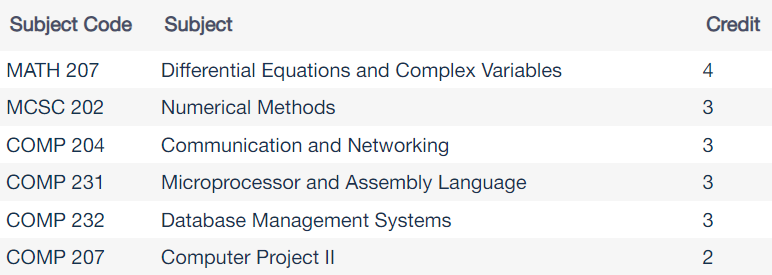
#> input picture ml-algo/ocr_nlp/media/semester-4.png, 772 x 275 px
$ jupyter execute --allow-errors subject_list_processing.ipynb
#> lines starting #> are read from the running program, lines starting #| are printed output that depends on the picture; after the words box and inside, x2 and y2 are one past the last pixel; in counts of white or black regions, pixels touching at a corner belong together
[cell 1]
# import torch
# torch.cuda.is_available()

[cell 2]
import cv2
import numpy as np
from PIL import Image
import pytesseract
import json

[cell 3]
img_file = "media/semester-4.png"

[cell 4]
img = Image.open(img_file)
#> img is the input picture: PIL image 772x275 RGBA; mean R, G, B, A 238.9, 239.7, 240.8, 255

#> (a cell that did not finish here is left out)

[cell 6]
image = cv2.imread(img_file)

[cell 7]
# Firstly converting the image to grayscale
gray = cv2.cvtColor(image, cv2.COLOR_BGR2GRAY)
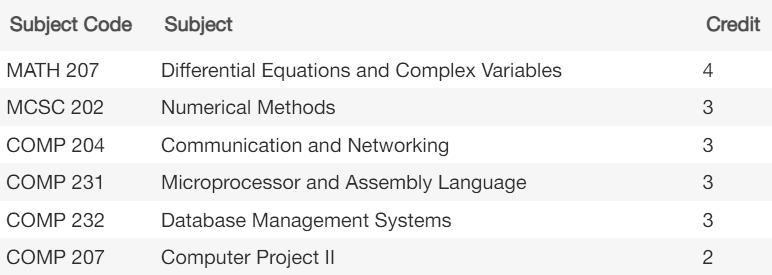
#> gray: shape (275, 772); min 44, max 255, mean 239.6
blurred = cv2.GaussianBlur(gray, (5, 5), 0)
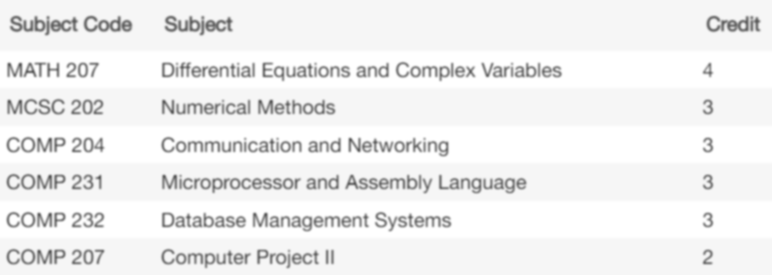
#> blurred: shape (275, 772); min 92, max 255, mean 239.6

[cell 8]
# Convert into binary image
_, thresh = cv2.threshold(blurred, 0, 255, cv2.THRESH_BINARY_INV + cv2.THRESH_OTSU)
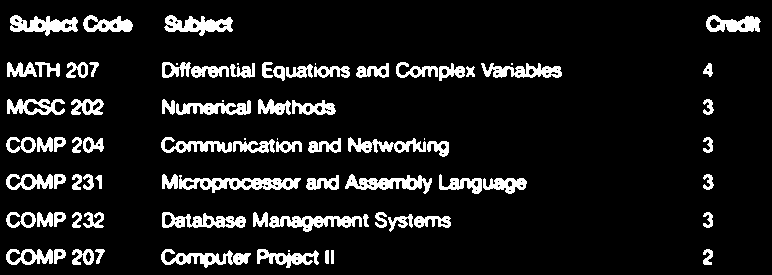
#> thresh: shape (275, 772); 10.3% white; 83 white regions (9 under 20 px), largest, box (x1, y1, x2, y2) and area: (179, 175, 301, 193) 1041, (269, 216, 362, 232) 796, (345, 174, 432, 194) 789
cv2.imwrite('temp/binary_image.png', thresh)
#> Out = True

[cell 9]
kernel = cv2.getStructuringElement(cv2.MORPH_RECT, (10, 2)) # creating a kernel of 10x2
dilated = cv2.dilate(thresh, kernel, iterations=1) # dilating means white thickening of text (if text color is white and background is black in binary)
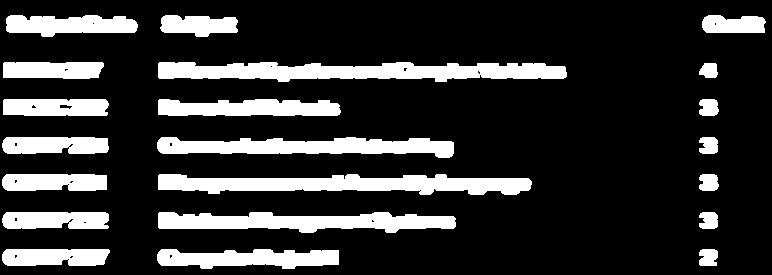
#> dilated: shape (275, 772); 19.3% white; 21 white regions
cv2.imwrite('temp/white_thickend_dilated.png', dilated)
#> Out = True

[cell 10]
# identify contours-> contours are boxes/area which defines the boundary inside an image
contours, _ = cv2.findContours(dilated, cv2.RETR_EXTERNAL, cv2.CHAIN_APPROX_SIMPLE)
#> contours = 21 contours; largest, box (x1, y1, x2, y2) and area: (158, 62, 567, 82) 5454, (158, 174, 532, 195) 4902, (158, 212, 456, 233) 3925, (157, 137, 454, 158) 3800, (157, 249, 339, 269) 2478

[cell 11]
# Extract and sort bounding boxes into rows
boxes = [cv2.boundingRect(c) for c in contours]
#> boxes = 21 items, first 6: (699, 249, 19, 17), (157, 249, 182, 20), (2, 249, 108, 17), (699, 212, 19, 17), (158, 212, 298, 21), (2, 212, 107, 17)
boxes = sorted(boxes, key=lambda b: (b[1], b[0]))  # sort top to bottom, then left to right
#> boxes = 21 items, first 6: (6, 15, 132, 22), (160, 15, 78, 22), (702, 15, 64, 18), (3, 62, 101, 17), (158, 62, 409, 20), (699, 63, 19, 15)

[cell 12]
rows = []
current_row = []
row_y_threshold = 15

for box in boxes:
    x, y, w, h = box #getting the coordinates of bounding boxes
    if not current_row:
        current_row.append(box)
    else:
        if abs(y - current_row[-1][1]) <= row_y_threshold:
            current_row.append(box)
        else:
            rows.append(sorted(current_row, key=lambda b: b[0]))  # sort left to right
            current_row = [box]
#> this loop made 21 passes
#> (x, y, w, h) on passes 1 to 12: (6, 15, 132, 22), (160, 15, 78, 22), (702, 15, 64, 18), (3, 62, 101, 17), (158, 62, 409, 20), (699, 63, 19, 15), (3, 99, 106, 17), (158, 99, 183, 17), (699, 99, 20, 17), (2, 137, 107, 17), (157, 137, 297, 21), (699, 137, 19, 17)
#> after the loop, rows = 6 items
if current_row:
    rows.append(sorted(current_row, key=lambda b: b[0]))

table = []
#> (the rest of this cell did not finish here and is left out)

$ run again, with ml-algo/ocr_nlp/media/semester-1.png copied over ml-algo/ocr_nlp/media/semester-4.png
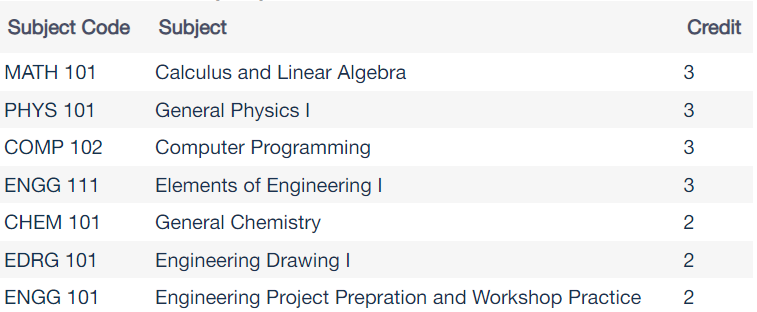
#> input picture ml-algo/ocr_nlp/media/semester-1.png, 757 x 312 px
#> img is the input picture: PIL image 757x312 RGBA; mean R, G, B, A 240.5, 241.2, 242.3, 255
#> `_, thresh = cv2.threshold(blurred, 0, 255, cv2.THRESH_BINARY_INV + cv2..`:
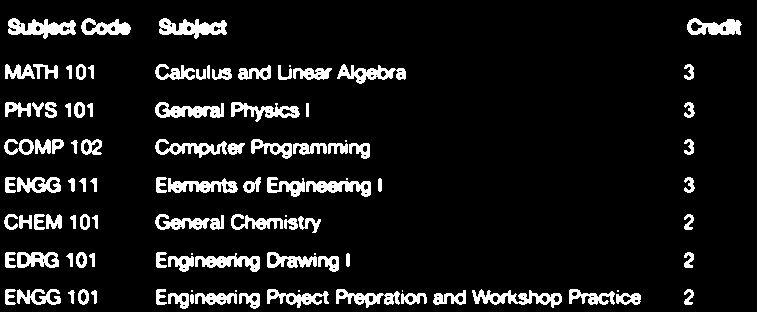
#> thresh: shape (312, 757); 9.3% white; 105 white regions (11 under 20 px), largest, box (x1, y1, x2, y2) and area: (8, 18, 76, 39) 780, (159, 18, 227, 39) 780, (472, 289, 562, 308) 743
#> `cv2.imwrite('temp/binary_image.png', thresh)`: Out = True
#> `dilated = cv2.dilate(thresh, kernel, iterations=1)`:
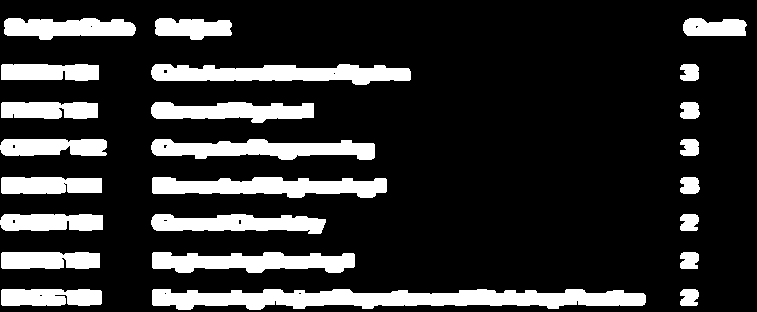
#> dilated: shape (312, 757); 18.2% white; 24 white regions
#> contours = 24 contours; largest, box (x1, y1, x2, y2) and area: (152, 289, 646, 310) 6627, (151, 64, 411, 85) 3436, (152, 177, 387, 198) 3196, (151, 139, 375, 160) 2931, (152, 252, 355, 273) 2836
#> `boxes = [cv2.boundingRect(c) for c in contours]`: boxes = 24 items, first 6: (680, 289, 19, 17), (152, 289, 494, 21), (1, 289, 101, 17), (680, 252, 19, 17), (152, 252, 203, 21), (1, 252, 99, 17)
#> `boxes = sorted(boxes, key=lambda b: (b[1], b[0]))`: boxes = 24 items, first 6: (4, 18, 132, 22), (155, 18, 77, 22), (683, 18, 64, 18), (1, 64, 98, 17), (151, 64, 260, 21), (680, 64, 19, 17)
#> the loop `for box in boxes:` made 24 passes
#> after the loop `for box in boxes:`: rows = 7 items

$ run again, with ml-algo/ocr_nlp/media/semester-2.png copied over ml-algo/ocr_nlp/media/semester-4.png
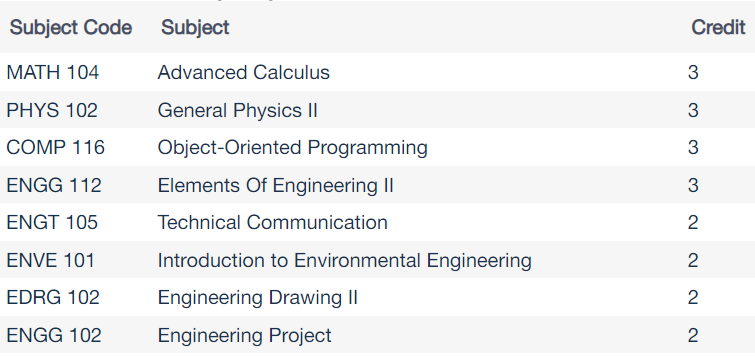
#> input picture ml-algo/ocr_nlp/media/semester-2.png, 755 x 357 px
#> img is the input picture: PIL image 755x357 RGBA; mean R, G, B, A 240.6, 241.3, 242.3, 255
#> `_, thresh = cv2.threshold(blurred, 0, 255, cv2.THRESH_BINARY_INV + cv2..`:
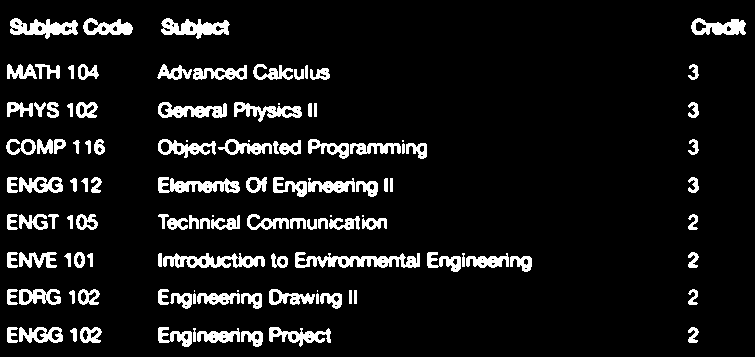
#> thresh: shape (357, 755); 9% white; 119 white regions (10 under 20 px), largest, box (x1, y1, x2, y2) and area: (295, 252, 420, 268) 1061, (163, 253, 265, 268) 852, (161, 18, 230, 39) 789
#> `cv2.imwrite('temp/binary_image.png', thresh)`: Out = True
#> `dilated = cv2.dilate(thresh, kernel, iterations=1)`:
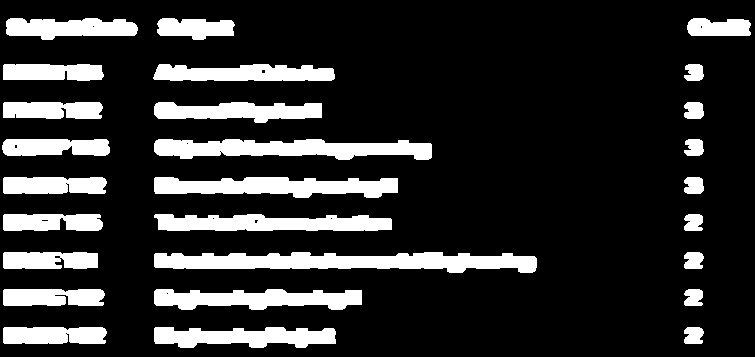
#> dilated: shape (357, 755); 17.4% white; 27 white regions
#> contours = 27 contours; largest, box (x1, y1, x2, y2) and area: (154, 252, 537, 273) 5088, (154, 139, 432, 160) 3782, (154, 177, 398, 198) 3378, (154, 214, 392, 231) 3002, (154, 289, 362, 310) 2880
#> `boxes = [cv2.boundingRect(c) for c in contours]`: boxes = 27 items, first 6: (684, 327, 20, 17), (154, 327, 182, 21), (3, 327, 104, 17), (684, 289, 19, 17), (154, 289, 208, 21), (3, 289, 102, 17)
#> `boxes = sorted(boxes, key=lambda b: (b[1], b[0]))`: boxes = 27 items, first 6: (6, 18, 132, 22), (157, 18, 78, 22), (687, 18, 64, 18), (3, 64, 101, 17), (153, 64, 182, 17), (684, 64, 20, 17)
#> the loop `for box in boxes:` made 27 passes
#> after the loop `for box in boxes:`: rows = 8 items

$ run again, with ml-algo/ocr_nlp/media/semester-3.png copied over ml-algo/ocr_nlp/media/semester-4.png
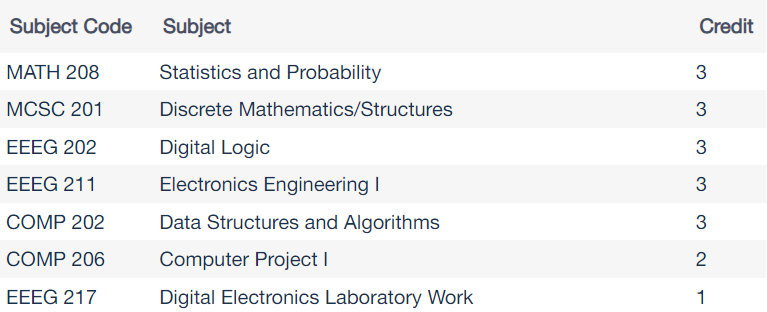
#> input picture ml-algo/ocr_nlp/media/semester-3.png, 767 x 312 px
#> img is the input picture: PIL image 767x312 RGBA; mean R, G, B, A 240.6, 241.3, 242.3, 255
#> `_, thresh = cv2.threshold(blurred, 0, 255, cv2.THRESH_BINARY_INV + cv2..`:
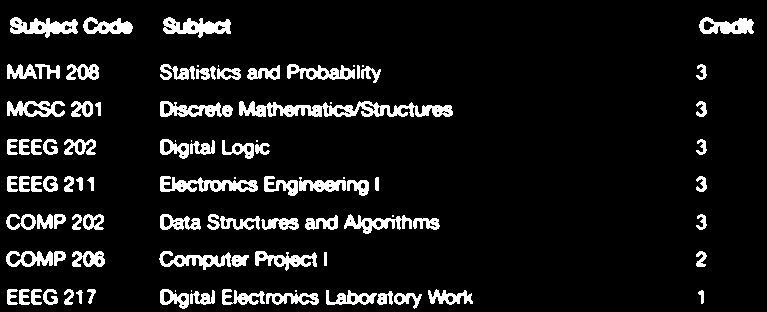
#> thresh: shape (312, 767); 9.2% white; 96 white regions (14 under 20 px), largest, box (x1, y1, x2, y2) and area: (239, 101, 453, 117) 1887, (160, 176, 258, 192) 854, (163, 17, 231, 38) 782
#> `cv2.imwrite('temp/binary_image.png', thresh)`: Out = True
#> `dilated = cv2.dilate(thresh, kernel, iterations=1)`:
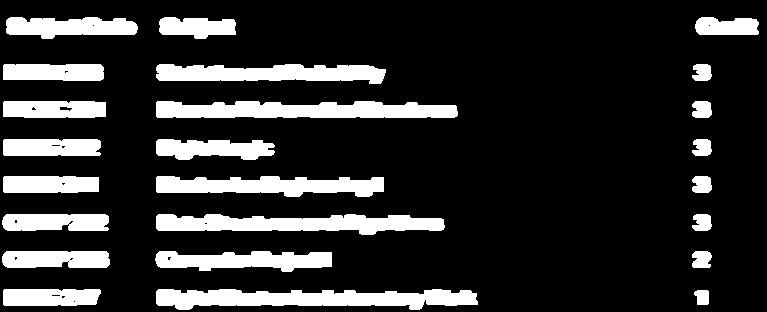
#> dilated: shape (312, 767); 17.6% white; 24 white regions
#> contours = 24 contours; largest, box (x1, y1, x2, y2) and area: (156, 289, 478, 310) 4353, (156, 101, 458, 118) 4014, (156, 214, 445, 235) 3792, (156, 176, 384, 197) 3124, (156, 64, 386, 84) 3106
#> `boxes = [cv2.boundingRect(c) for c in contours]`: boxes = 24 items, first 6: (694, 290, 15, 15), (156, 289, 322, 21), (3, 289, 98, 17), (692, 251, 20, 17), (155, 251, 177, 21), (2, 251, 108, 17)
#> `boxes = sorted(boxes, key=lambda b: (b[1], b[0]))`: boxes = 24 items, first 6: (6, 17, 132, 22), (159, 17, 77, 22), (695, 17, 64, 18), (3, 64, 101, 17), (156, 64, 230, 20), (692, 64, 20, 17)
#> the loop `for box in boxes:` made 24 passes
#> after the loop `for box in boxes:`: rows = 7 items
